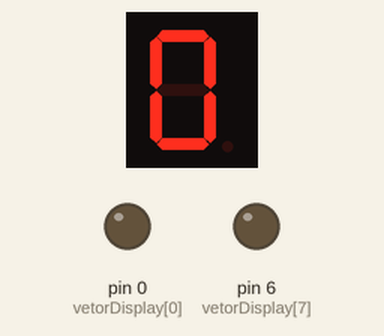
Simulated run of this sketch. Board: Arduino Uno, built with avr-gcc and run on an emulated ATmega328P. On the bench: 1-digit seven-segment display, output pins drawn as LEDs (lit = HIGH). Wiring (inferred from the names in the program): 1-digit 7-segment display, segments lit when HIGH: segments pin 13, pin 12, pin 11, pin 10, pin 9, pin 8, pin 7. The segment pins are drawn as the display they are named for; pins used as bus, display or sensor lines are not drawn.

Above: at 0.2 s.
At 1.4 s:
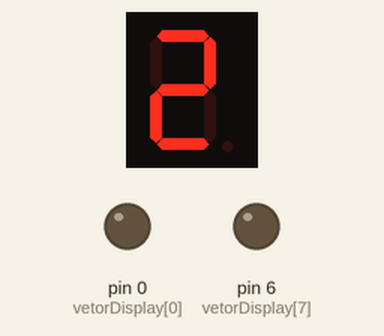
At 2.6 s:
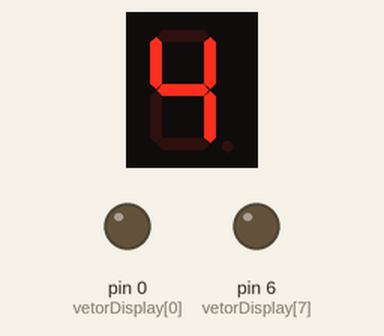
At 5.0 s:
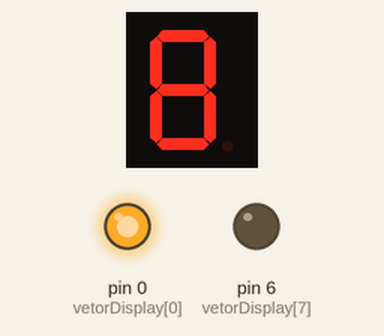
Timing chart, 0 to 36.7 s (numbered marks = the images above):
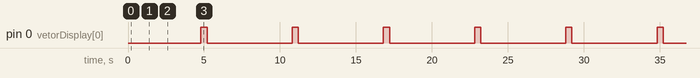

Measured:
- by itself, pin 0 (vetorDisplay[0]): alternates HIGH for 0.40 s and LOW for 5.6 s
- by itself, everything shown: repeats every 6.0 s, in 20 steps
- what the display in image 1 shows lasts 0.4 s, from 1.2 s to 1.6 s

The sketch:

Cod_Display_Manual_v1_2.ino
```cpp
const int vetorDisplay[] = {0,12,11,10,9,8,7,6,13};
//int vB_2[8] = {1,1,1,1,1,1,1,1};
int vB1[] = {1,1,1,1,1,1,1,1,1};
int i,j,k;


void setup() {
  for(i=0;i<=9;i++)
    pinMode(vetorDisplay[i], OUTPUT);
}

void APAGAR();
void CARREGA();
void carregaNumero();


void loop() {
  for(i=0;i<=9;i++){
    APAGAR();
    CARREGA();
    carregaNumero(i,vB1);
    CARREGA();
    delay(200);
    APAGAR();
    delay(200);
    CARREGA();
    delay(200);
  }
}

void CARREGA(){
  for(j=0;j<=9;j++)
      digitalWrite(vetorDisplay[j], vB1[j]);
}

void APAGAR(){
  for(k=0;k<=9;k++)
    vB1[k]=0;
}

//vB[0]=1;vB[1]=1;vB[2]=1;vB[3]=1;vB[4]=1;vB[5]=1;vB[6]=1;vB[7]=1;
void carregaNumero(int num, int vB[]){
//  APAGAR();
  switch (num) {
    case 0: vB[8]=1;vB[1]=1;vB[2]=1;vB[3]=1;vB[4]=1;vB[5]=1;
      break;
    case 1: vB[1]=1; vB[2]=1;
      break;
    case 2: vB[8]=1;vB[1]=1;vB[3]=1;vB[4]=1;vB[6]=1;
      break;
    case 3: vB[8]=1;vB[1]=1; vB[2]=1;vB[3]=1;vB[6]=1;//vB[7]=1;
      break;
    case 4: vB[1]=1; vB[2]=1;vB[5]=1;vB[6]=1;//vB[7]=1;
      break;
    case 5: vB[8]=1;vB[2]=1;vB[3]=1;vB[5]=1;vB[6]=1;//vB[7]=1;
      break;
    case 6: vB[8]=1;vB[2]=1;vB[3]=1;vB[4]=1;vB[5]=1;vB[6]=1;//vB[7]=1;
      break;
    case 7: vB[8]=1;vB[1]=1;vB[2]=1;
      break;
    case 8:
      for(k=1;k<=9;k++)
              vB[k]=1;
      vB[7]=0;
      break;
    case 9: vB[8]=1;vB[1]=1;vB[2]=1;vB[3]=1;vB[5]=1;vB[6]=1;
      break;
    }
}
```
